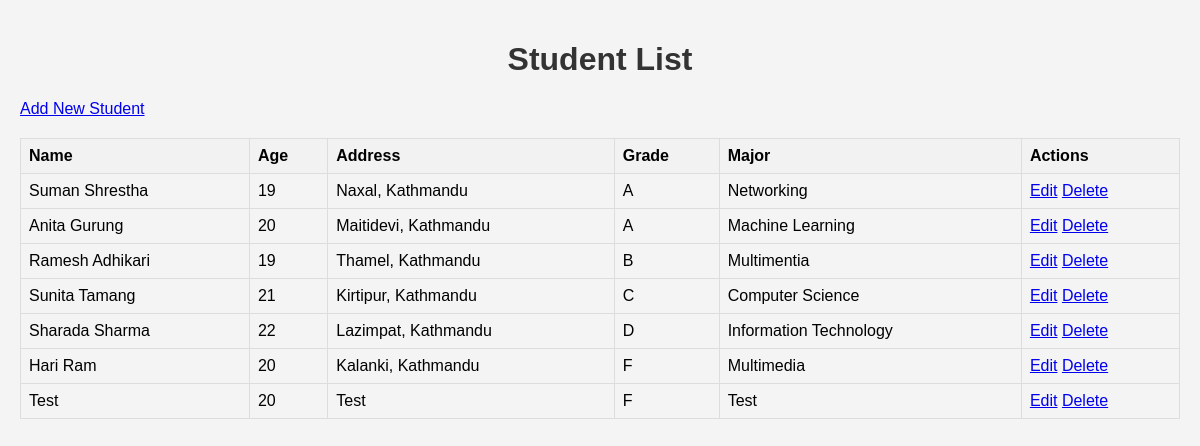
The app's page /students/students/ with its own data.
### student/models.py (models this page shows, shortened)
class Student(models.Model):
    unique_id = models.UUIDField(default=uuid.uuid4, editable=False, unique=True)  # Unique ID for each student
    GRADE_CHOICES = [
        ('A', 'A'),
        ('B', 'B'),
        ('C', 'C'),
        ('D', 'D'),
        ('F', 'F'),
    ]
    name = models.CharField(
        max_length=100,
        verbose_name="Student Name",
        validators=[validate_name]  # Validation for name
    )  # Student's name (required)
    age = models.IntegerField(
        verbose_name="Student Age",
        validators=[validate_age]  # Validation for age
    )  # Student's age (required)
    address = models.CharField(
        max_length=255,
        verbose_name="Student Address",
        validators=[validate_address]  # Validation for address
    )  # Student's address (required)
    grade = models.CharField(
        max_length=1,
        choices=GRADE_CHOICES,
        blank=True,
        null=True,
        verbose_name="Student Grade"
    )  # Student's grade (optional)
    major = models.CharField(
        max_length=100,
        blank=True,
        null=True,
        verbose_name="Student Major",
        validators=[validate_major]  # Validation for major
    )  # Student's major (optional)

### student/views.py (the view)
# urls.py: path('students/', student_list_view, name='student_list_view'),  # View for listing students
def student_list_view(request):
    students = Student.objects.all()
    return render(request, 'student/student_list.html', {'students': students})

### student/templates/student/student_list.html (shortened to what this page needs)
{% load static %}
<!DOCTYPE html>
<html lang="en">
  <head>
    <link
      rel="stylesheet"
      type="text/css"
      href="{% static 'css/style.css' %}"
    />
  </head>
  <body>
    <h1>Student List</h1>
    <a href="{% url 'student_form' %}">Add New Student</a>
    <table class="student-list">
      <tr>
        <th>Name</th>
        <th>Age</th>
        <th>Address</th>
        <th>Grade</th>
        <th>Major</th>
        <th>Actions</th>
      </tr>
      {% for student in students %}
      <tr>
        <td>{{ student.name }}</td>
        <td>{{ student.age }}</td>
        <td>{{ student.address }}</td>
        <td>{{ student.grade }}</td>
        <td>{{ student.major }}</td>
        <td>
          <a href="{% url 'student_update' student.id %}">Edit</a>
          <a href="{% url 'student_delete' student.id %}">Delete</a>
        </td>
      </tr>
      {% endfor %}
    </table>
  </body>
</html>

### student/static/css/style.css (style rules this page uses)
body { font-family: Arial, sans-serif; background-color: #f4f4f4; margin: 0; padding: 20px; }
h1 { text-align: center; color: #333; }
.student-list { margin: 20px 0; border-collapse: collapse; width: 100%; }
.student-list th, .student-list td { border: 1px solid #ddd; padding: 8px; }
.student-list th { background-color: #f2f2f2; text-align: left; }

### records on screen
Student: name "Suman Shrestha", age "19", address "Naxal, Kathmandu", grade "A", major "Networking"
Student: name "Anita Gurung", age "20", address "Maitidevi, Kathmandu", grade "A", major "Machine Learning"
Student: name "Ramesh Adhikari", age "19", address "Thamel, Kathmandu", grade "B", major "Multimentia"
Student: name "Sunita Tamang", age "21", address "Kirtipur, Kathmandu", grade "C", major "Computer Science"
Student: name "Sharada Sharma", age "22", address "Lazimpat, Kathmandu", grade "D", major "Information Technology"
Student: name "Hari Ram", age "20", address "Kalanki, Kathmandu", grade "F", major "Multimedia"
Student: name "Test", age "20", address "Test", grade "F", major "Test"
